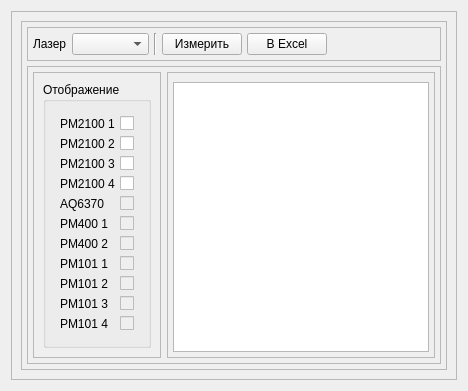
           <widget class="QWidget" name="measureTab">
            <attribute name="title">
             <string>Измерения</string>
            </attribute>
            <layout class="QHBoxLayout" name="horizontalLayout">
             <item>
              <widget class="QFrame" name="frame_17">
               <property name="frameShape">
                <enum>QFrame::StyledPanel</enum>
               </property>
               <property name="frameShadow">
                <enum>QFrame::Raised</enum>
               </property>
               <layout class="QGridLayout" name="gridLayout_39">
                <item row="0" column="0">
                 <layout class="QGridLayout" name="gridLayout_38">
                  <item row="0" column="0">
                   <widget class="QFrame" name="frame_18">
                    <property name="frameShape">
                     <enum>QFrame::StyledPanel</enum>
                    </property>
                    <property name="frameShadow">
                     <enum>QFrame::Plain</enum>
                    </property>
                    <layout class="QGridLayout" name="gridLayout_40" rowstretch="1,40">
                     <property name="leftMargin">
                      <number>5</number>
                     </property>
                     <property name="topMargin">
                      <number>5</number>
                     </property>
                     <property name="rightMargin">
                      <number>5</number>
                     </property>
                     <property name="bottomMargin">
                      <number>5</number>
                     </property>
                     <property name="spacing">
                      <number>5</number>
                     </property>
                     <item row="0" column="0" colspan="2">
                      <widget class="QFrame" name="frame_19">
                       <property name="frameShape">
                        <enum>QFrame::StyledPanel</enum>
                       </property>
                       <property name="frameShadow">
                        <enum>QFrame::Raised</enum>
                       </property>
                       <layout class="QGridLayout" name="gridLayout_41" columnstretch="2,5,1,2,2,7">
                        <property name="leftMargin">
                         <number>5</number>
                        </property>
                        <property name="topMargin">
                         <number>5</number>
                        </property>
                        <property name="rightMargin">
                         <number>5</number>
                        </property>
                        <property name="bottomMargin">
                         <number>5</number>
                        </property>
                        <property name="spacing">
                         <number>5</number>
                        </property>
                        <item row="0" column="0">
                         <widget class="QLabel" name="label_49">
                          <property name="text">
                           <string>Лазер</string>
                          </property>
                         </widget>
                        </item>
                        <item row="0" column="1">
                         <widget class="QComboBox" name="measLaserConbo"/>
                        </item>
                        <item row="0" column="2">
                         <widget class="Line" name="line">
                          <property name="orientation">
                           <enum>Qt::Vertical</enum>
                          </property>
                         </widget>
                        </item>
                        <item row="0" column="4">
                         <widget class="QPushButton" name="measSaveToExcelBtn">
                          <property name="text">
                           <string>В Excel</string>
                          </property>
                         </widget>
                        </item>
                        <item row="0" column="3">
                         <widget class="QPushButton" name="measMeasBtn">
                          <property name="text">
                           <string>Измерить</string>
                          </property>
                         </widget>
                        </item>
                        <item row="0" column="5">
                         <spacer name="horizontalSpacer_2">
                          <property name="orientation">
                           <enum>Qt::Horizontal</enum>
                          </property>
                          <property name="sizeHint" stdset="0">
                           <size>
                            <width>40</width>
                            <height>20</height>
                           </size>
                          </property>
                         </spacer>
                        </item>
                       </layout>
                      </widget>
                     </item>
                     <item row="1" column="0" colspan="2">
                      <widget class="QFrame" name="frame_20">
                       <property name="frameShape">
                        <enum>QFrame::StyledPanel</enum>
                       </property>
                       <property name="frameShadow">
                        <enum>QFrame::Raised</enum>
                       </property>
                       <layout class="QGridLayout" name="gridLayout_42" columnstretch="2,10">
                        <property name="leftMargin">
                         <number>5</number>
                        </property>
                        <property name="topMargin">
                         <number>5</number>
                        </property>
                        <property name="rightMargin">
                         <number>5</number>
                        </property>
                        <property name="bottomMargin">
                         <number>5</number>
                        </property>
                        <property name="verticalSpacing">
                         <number>5</number>
                        </property>
                        <item row="0" column="0">
                         <widget class="QFrame" name="frame_21">
                          <property name="frameShape">
                           <enum>QFrame::StyledPanel</enum>
                          </property>
                          <property name="frameShadow">
                           <enum>QFrame::Plain</enum>
                          </property>
                          <layout class="QGridLayout" name="gridLayout_43">
                           <item row="0" column="0">
                            <widget class="QGroupBox" name="groupBox_16">
                             <property name="title">
                              <string>Отображение</string>
                             </property>
                             <property name="flat">
                              <bool>true</bool>
                             </property>
                             <layout class="QGridLayout" name="gridLayout_44">
                              <item row="0" column="0">
                               <layout class="QFormLayout" name="formLayout_2">
                                <property name="horizontalSpacing">
                                 <number>5</number>
                                </property>
                                <property name="verticalSpacing">
                                 <number>5</number>
                                </property>
                                <property name="leftMargin">
                                 <number>5</number>
                                </property>
                                <property name="topMargin">
                                 <number>5</number>
                                </property>
                                <property name="rightMargin">
                                 <number>5</number>
                                </property>
                                <property name="bottomMargin">
                                 <number>5</number>
                                </property>
                                <item row="0" column="0">
                                 <widget class="QLabel" name="label_50">
                                  <property name="text">
                                   <string>PM2100 1</string>
                                  </property>
                                 </widget>
                                </item>
                                <item row="0" column="1">
                                 <widget class="QCheckBox" name="meas_pm2100_1_show_cb">
                                  <property name="text">
                                   <string/>
                                  </property>
                                 </widget>
                                </item>
                                <item row="1" column="0">
                                 <widget class="QLabel" name="label_51">
                                  <property name="text">
                                   <string>PM2100 2</string>
                                  </property>
                                 </widget>
                                </item>
                                <item row="2" column="0">
                                 <widget class="QLabel" name="label_52">
                                  <property name="text">
                                   <string>PM2100 3</string>
                                  </property>
                                 </widget>
                                </item>
                                <item row="3" column="0">
                                 <widget class="QLabel" name="label_53">
                                  <property name="text">
                                   <string>PM2100 4</string>
                                  </property>
                                 </widget>
                                </item>
                                <item row="4" column="0">
                                 <widget class="QLabel" name="label_54">
                                  <property name="text">
                                   <string>AQ6370</string>
                                  </property>
                                 </widget>
                                </item>
                                <item row="5" column="0">
                                 <widget class="QLabel" name="label_55">
                                  <property name="text">
                                   <string>PM400 1</string>
                                  </property>
                                 </widget>
                                </item>
                                <item row="6" column="0">
                                 <widget class="QLabel" name="label_56">
                                  <property name="text">
                                   <string>PM400 2</string>
                                  </property>
                                 </widget>
                                </item>
                                <item row="7" column="0">
                                 <widget class="QLabel" name="label_57">
                                  <property name="text">
                                   <string>PM101 1</string>
                                  </property>
                                 </widget>
                                </item>
                                <item row="8" column="0">
                                 <widget class="QLabel" name="label_58">
                                  <property name="text">
                                   <string>PM101 2</string>
                                  </property>
                                 </widget>
                                </item>
                                <item row="10" column="0">
                                 <widget class="QLabel" name="label_59">
                                  <property name="text">
                                   <string>PM101 4</string>
                                  </property>
                                 </widget>
                                </item>
                                <item row="9" column="0">
                                 <widget class="QLabel" name="label_60">
                                  <property name="text">
                                   <string>PM101 3</string>
                                  </property>
                                 </widget>
                                </item>
                                <item row="1" column="1">
                                 <widget class="QCheckBox" name="meas_pm2100_2_show_cb">
                                  <property name="text">
                                   <string/>
                                  </property>
                                 </widget>
                                </item>
                                <item row="2" column="1">
                                 <widget class="QCheckBox" name="meas_pm2100_3_show_cb">
                                  <property name="text">
                                   <string/>
                                  </property>
                                 </widget>
                                </item>
                                <item row="3" column="1">
                                 <widget class="QCheckBox" name="meas_pm2100_4_show_cb">
                                  <property name="text">
                                   <string/>
                                  </property>
                                 </widget>
                                </item>
                                <item row="4" column="1">
                                 <widget class="QCheckBox" name="checkBox_24">
                                  <property name="enabled">
                                   <bool>false</bool>
                                  </property>
                                  <property name="text">
                                   <string/>
                                  </property>
                                 </widget>
                                </item>
                                <item row="5" column="1">
                                 <widget class="QCheckBox" name="checkBox_25">
                                  <property name="enabled">
                                   <bool>false</bool>
                                  </property>
                                  <property name="text">
                                   <string/>
                                  </property>
                                 </widget>
                                </item>
                                <item row="6" column="1">
                                 <widget class="QCheckBox" name="checkBox_26">
                                  <property name="enabled">
                                   <bool>false</bool>
                                  </property>
                                  <property name="text">
                                   <string/>
                                  </property>
                                 </widget>
                                </item>
                                <item row="7" column="1">
                                 <widget class="QCheckBox" name="checkBox_27">
                                  <property name="enabled">
                                   <bool>false</bool>
                                  </property>
                                  <property name="text">
                                   <string/>
                                  </property>
                                 </widget>
                                </item>
                                <item row="8" column="1">
                                 <widget class="QCheckBox" name="checkBox_28">
                                  <property name="enabled">
                                   <bool>false</bool>
                                  </property>
                                  <property name="text">
                                   <string/>
                                  </property>
                                 </widget>
                                </item>
                                <item row="9" column="1">
                                 <widget class="QCheckBox" name="checkBox_29">
                                  <property name="enabled">
                                   <bool>false</bool>
                                  </property>
                                  <property name="text">
                                   <string/>
                                  </property>
                                 </widget>
                                </item>
                                <item row="10" column="1">
                                 <widget class="QCheckBox" name="checkBox_30">
                                  <property name="enabled">
                                   <bool>false</bool>
                                  </property>
                                  <property name="text">
                                   <string/>
                                  </property>
                                 </widget>
                                </item>
                               </layout>
                              </item>
                             </layout>
                            </widget>
                           </item>
                          </layout>
                         </widget>
                        </item>
                        <item row="0" column="1">
                         <widget class="QFrame" name="frame_22">
                          <property name="frameShape">
                           <enum>QFrame::StyledPanel</enum>
                          </property>
                          <property name="frameShadow">
                           <enum>QFrame::Plain</enum>
                          </property>
                          <layout class="QGridLayout" name="gridLayout_45" rowstretch="0">
                           <property name="leftMargin">
                            <number>5</number>
                           </property>
                           <property name="rightMargin">
                            <number>5</number>
                           </property>
                           <property name="bottomMargin">
                            <number>5</number>
                           </property>
                           <property name="spacing">
                            <number>5</number>
                           </property>
                           <item row="0" column="0">
                            <widget class="QGraphicsView" name="measGraphicsView"/>
                           </item>
                          </layout>
                         </widget>
                        </item>
                       </layout>
                      </widget>
                     </item>
                    </layout>
                   </widget>
                  </item>
                 </layout>
                </item>
               </layout>
              </widget>
             </item>
            </layout>
           </widget>
